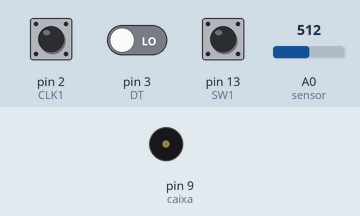
Bench run of a sketch on a simulated Arduino Uno, built with avr-gcc and run on an emulated ATmega328P. Parts: buzzer (waves = sounding). The test bench sets the inputs (shaded band); at power-on: pin 13 (SW1) LOW, pin 2 (CLK1) HIGH, pin 3 (DT) LOW, A0 (sensor) = 512.

Above: at 1.2 s.
1.3 s: pin 13 (SW1) pulled HIGH for 1 s
At 1.77 s:
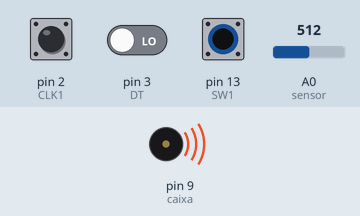
4.3 s: pin 13 (SW1) pulled HIGH for 3.2 s
At 8.3 s:
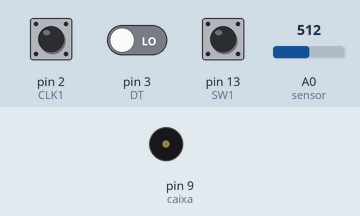
Timing chart, 0 to 9.8 s (numbered marks = the images above; inputs shaded):
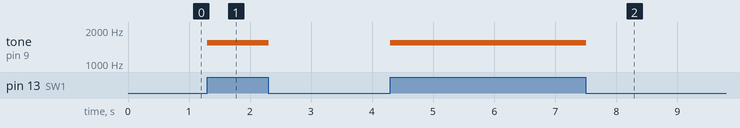

Measured:
- after the input at 1.3 s, tone on pin 9 (caixa): silent → 1536 Hz at once, → silent 1.0 s later
- after the input at 4.3 s, tone on pin 9 (caixa): silent → 1536 Hz at once, → silent 3.2 s later

The sketch:

ligth_sound.ino
```cpp
//Photo resistor sending the frequency to buzzer, encoder sets the delay
#define sensor A0
#define caixa 9
#define SW1 13
#define CLK1 2
#define DT 3

int freq = 30;
unsigned int delay_time = 50;

int current_state;
int last_state;

void setup() {
  pinMode(sensor,INPUT);
  pinMode(CLK1,INPUT);
  pinMode(DT,INPUT);
  pinMode(SW1,INPUT);
  pinMode(caixa,OUTPUT);
  last_state=digitalRead(CLK1);
  attachInterrupt(digitalPinToInterrupt(CLK1), updateEncoder, CHANGE);
  attachInterrupt(digitalPinToInterrupt(DT), updateEncoder, CHANGE);
  Serial.begin(9600);
}

void updateEncoder(){
  current_state=digitalRead(CLK1);
  if (current_state!=last_state && current_state==1){
    if (current_state==digitalRead(DT)){
      delay_time++;
    }
    else {
      delay_time--;
    }
  }
  last_state=current_state;
  if (delay_time<=0){
    delay_time==30;
  }
}

void loop() {
  if (digitalRead(SW1)==HIGH){
    freq = analogRead(sensor);
    tone(caixa,freq*3,delay_time);
    delay(delay_time);
    noTone(caixa);
  }
}
```
